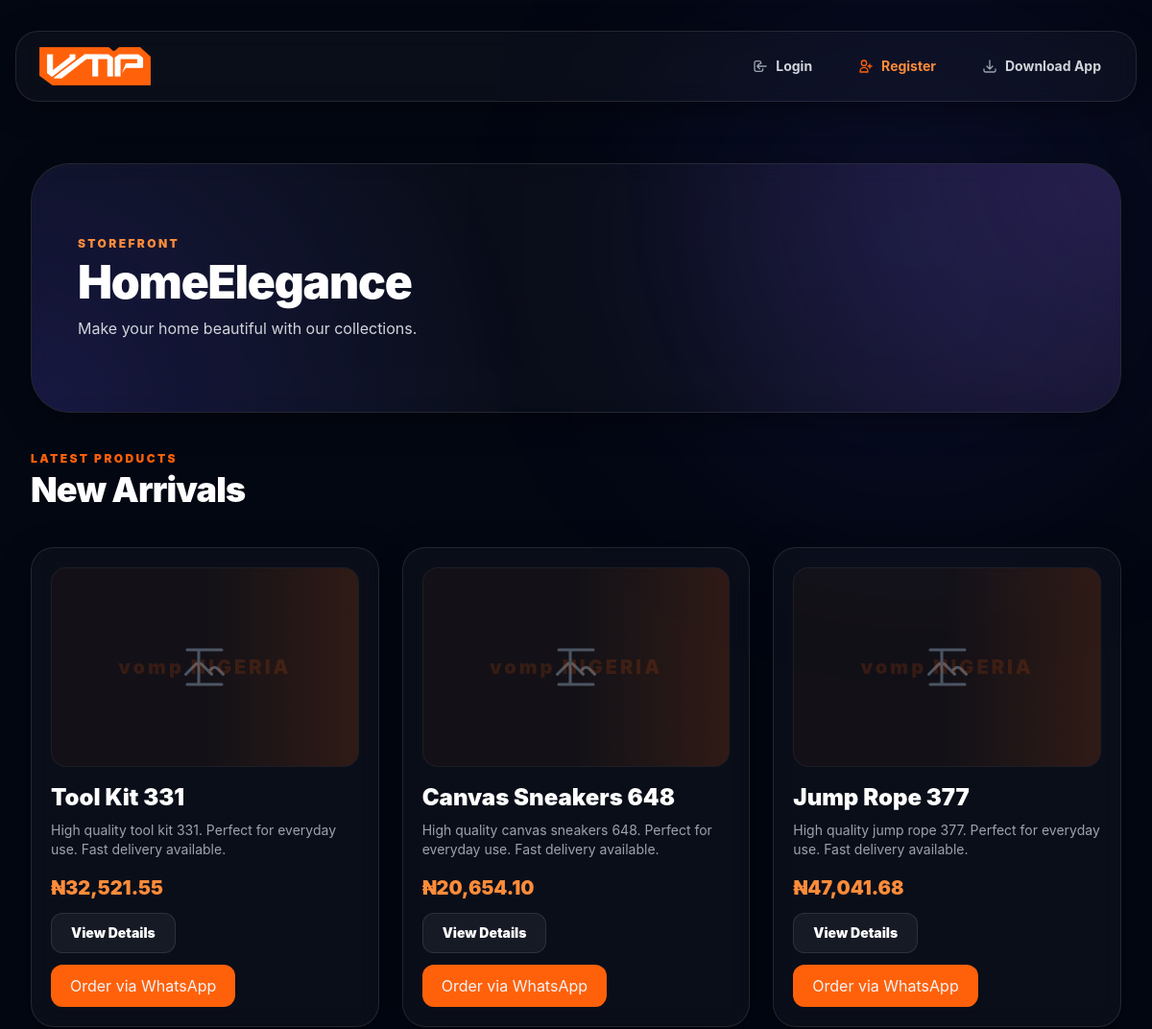
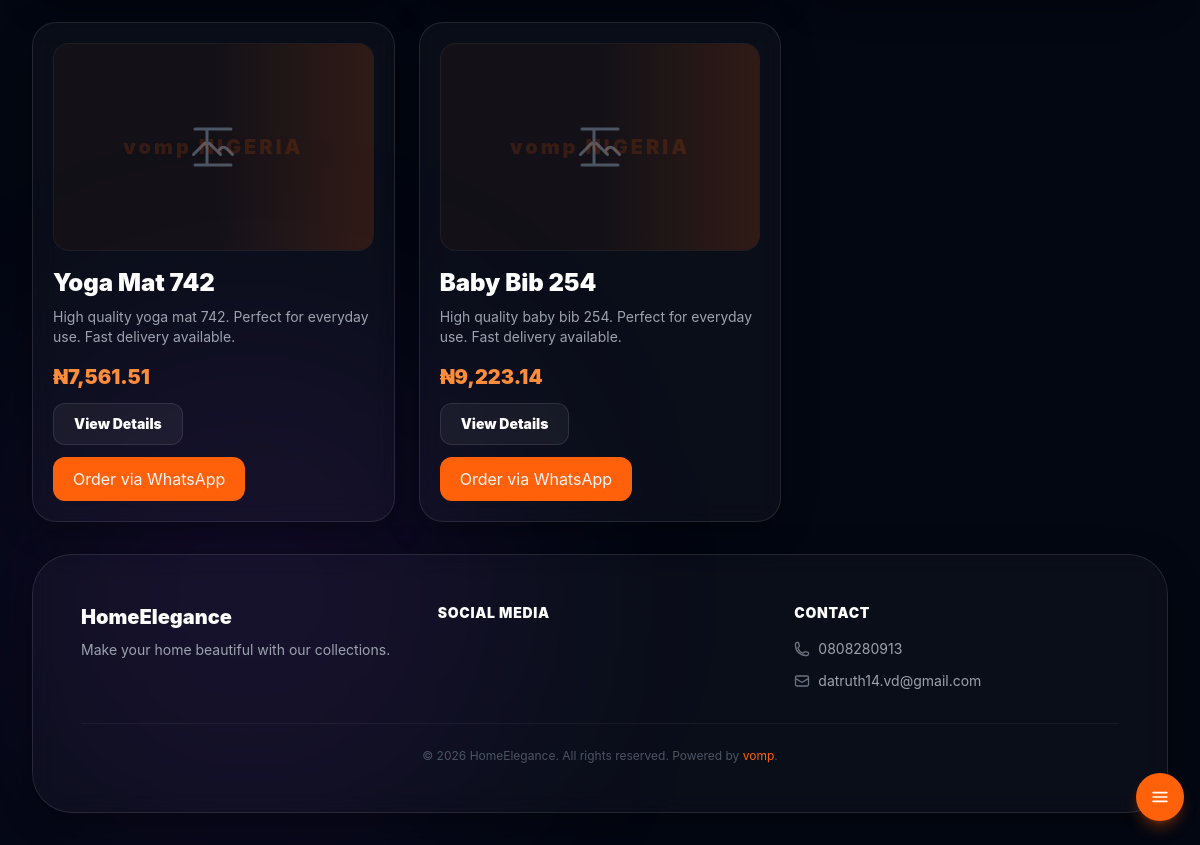
/store/homeelegance, run on the app's committed database (2 pictures, top to bottom).
### tables this page shows
CREATE TABLE stores (
    id TEXT PRIMARY KEY,
    name TEXT NOT NULL,
    slug TEXT UNIQUE NOT NULL,
    description TEXT,
    owner_id TEXT NOT NULL,
    contact_phone TEXT,
    contact_email TEXT,
    logo_url TEXT,
    hero_image_url TEXT,
    hero_color TEXT DEFAULT '#4f46e5',
    accent_color TEXT DEFAULT '#8b5cf6',
    token_balance INTEGER DEFAULT 50,
    plan TEXT DEFAULT 'free',
    is_active INTEGER DEFAULT 1,
    created_at DATETIME DEFAULT CURRENT_TIMESTAMP,
    updated_at DATETIME DEFAULT CURRENT_TIMESTAMP, 
    bg_color TEXT DEFAULT '#030712', 
    social_facebook TEXT, 
    social_instagram TEXT, 
    social_twitter TEXT, 
    social_tiktok TEXT, 
    social_youtube TEXT,
    FOREIGN KEY (owner_id) REFERENCES users(id) ON DELETE CASCADE
);

CREATE TABLE products (
    id TEXT PRIMARY KEY,
    name TEXT NOT NULL,
    price REAL NOT NULL,
    description TEXT,
    media_url TEXT,
    media_type TEXT DEFAULT 'image',
    is_available INTEGER DEFAULT 1,
    store_id TEXT NOT NULL,
    created_at DATETIME DEFAULT CURRENT_TIMESTAMP,
    updated_at DATETIME DEFAULT CURRENT_TIMESTAMP, 
    category TEXT DEFAULT 'Others', 
    product_condition TEXT DEFAULT 'Brand-New', 
    location TEXT,
    FOREIGN KEY (store_id) REFERENCES stores(id) ON DELETE CASCADE
);

### index.php (called while the page is built, shortened)
<?php
require_once 'backend/Store.php';
$uri = parse_url($_SERVER['REQUEST_URI'], PHP_URL_PATH);
$requestPath = trim(str_replace('/index.php', '', $uri), '/');
$requestPath = ltrim($requestPath, '/') ?: '';
$segments = $requestPath === '' ? [] : explode('/', $requestPath);
$method = $_SERVER['REQUEST_METHOD'];
if ($method === 'GET') {
    switch (true) {
            ?>
            <?php
        case count($segments) === 2 && $segments[0] === 'store':
            $storeSlug = $segments[1];
            $storeBundle = store_get_with_products($storeSlug);
            $store = $storeBundle['store'];
            $products = $storeBundle['products'];
            include 'frontend/storefront.php';
            break;
    }
} else if ($method === 'POST') {
    switch ($requestPath) {
        case 'api/register':
        case 'api/register.php':
            include 'api/register.php';
            exit;
        case 'api/login':
        case 'api/login.php':
            include 'api/login.php';
            exit;
        case 'api/products':
        case 'api/products.php':
            include 'api/products.php';
            exit;
        case 'api/settings':
        case 'api/settings.php':
            include 'api/settings.php';
            exit;
        case 'api/tokens/purchase':
        case 'api/tokens/purchase.php':
        case 'api/tokens_purchase.php':
            include 'api/tokens_purchase.php';
            exit;
        case 'api/store-create':
        case 'api/store_create.php':
            include 'api/store_create.php';
            exit;
        case 'api/profile':
        case 'api/profile.php':
            include 'api/profile.php';
            exit;
        case 'api/upgrade':
            require_once __DIR__ . '/backend/Database.php';
            require_once __DIR__ . '/backend/Auth.php';
            require_once __DIR__ . '/backend/Token.php';
            header('Content-Type: application/json');
            $currentUser = auth_get_current_user();
            if (!$currentUser) {
                http_response_code(401);
                echo json_encode(['success' => false, 'error' => 'Not authenticated']);
                exit;
            }
            $input = json_decode(file_get_contents('php://input'), true);
            $storeSlug = $input['storeSlug'] ?? '';
            $storeId = null;
            if ($storeSlug) {
                require_once __DIR__ . '/backend/Store.php';
                $store = store_get_by_slug_for_owner($storeSlug, $currentUser['id']);
                $storeId = $store ? $store['id'] : null;
            }
            $result = token_upgrade_to_premium($currentUser['id'], $storeId);
            echo json_encode($result);
            exit;
        default:
            http_response_code(404);
            echo json_encode(['error' => 'API endpoint not found']);
            exit;
    }
}
include 'frontend/layout.php';

### backend/Store.php (called while the page is built, shortened)
<?php
function store_get_by_slug($slug)
{
    $db = db_get_connection();
    $stmt = $db->prepare('SELECT * FROM stores WHERE slug = ? AND is_active = 1');
    $stmt->execute([$slug]);
    return $stmt->fetch(PDO::FETCH_ASSOC);
}
function store_get_with_products($slug)
{
    $store = store_get_by_slug($slug);
    $db = db_get_connection();
    $stmt = $db->prepare('SELECT * FROM products WHERE store_id = ? AND is_available = 1 ORDER BY created_at DESC');
    $stmt->execute([$store['id']]);
    $products = $stmt->fetchAll(PDO::FETCH_ASSOC);
    return [
        'store' => $store,
        'products' => $products,
    ];
}

### frontend/storefront.php (the view, shortened to what this page needs)
<section class="py-8 space-y-10">
    <header class="glass-morphism rounded-[2.5rem] p-8 md:p-12 border border-white/10 overflow-hidden relative min-h-[260px] flex items-center">
        <?php if (!empty($store['hero_image_url'])): ?>
            <div class="absolute inset-0 bg-cover bg-center" style="background-image: url('<?php echo htmlspecialchars($store['hero_image_url']); ?>');"></div>
            <div class="absolute inset-0 bg-gradient-to-t from-gray-950 via-gray-950/70 to-transparent"></div>
        <?php else: ?>
            <div class="absolute inset-0 opacity-20" style="background: radial-gradient(circle at top right, <?php echo htmlspecialchars($store['accent_color'] ?? '#8b5cf6'); ?>, transparent 45%), radial-gradient(circle at bottom left, <?php echo htmlspecialchars($store['hero_color'] ?? '#4f46e5'); ?>, transparent 45%);"></div>
        <?php endif; ?>
        <div class="relative z-10 w-full">
            <p class="text-xs uppercase tracking-[0.2em] font-black text-[#ff8c3a] mb-2">Storefront</p>
            <h1 class="text-5xl font-black text-white tracking-tight mb-3"><?php echo htmlspecialchars($store['name']); ?></h1>
            <p class="text-gray-300 max-w-2xl"><?php echo htmlspecialchars($store['description'] ?: 'Browse products and order directly via WhatsApp.'); ?></p>
        </div>
    </header>
    <div class="mb-6">
        <p class="text-xs uppercase tracking-[0.2em] font-black text-[#ff610a] mb-1">Latest Products</p>
        <h2 class="text-3xl md:text-4xl font-black text-white tracking-tight">New Arrivals</h2>
    </div>
    <div class="grid grid-cols-1 md:grid-cols-2 lg:grid-cols-3 gap-6">
        <?php foreach ($products as $product): ?>
            <article class="glass-morphism rounded-3xl p-5 border border-white/10 flex flex-col gap-4">
                <div class="h-52 rounded-2xl overflow-hidden skeleton-box border border-white/5">
                    <?php if (!empty($product['media_url'])): ?>
                        <img src="<?php echo htmlspecialchars($product['media_url']); ?>" alt="<?php echo htmlspecialchars($product['name']); ?>" class="img-skeleton w-full h-full object-cover" onload="this.parentElement.classList.remove('skeleton-box');this.classList.add('loaded')">
                    <?php else: ?>
                        <div class="w-full h-full flex items-center justify-center text-gray-600">
                            <svg class="w-12 h-12" fill="none" stroke="currentColor" stroke-width="1.5" viewBox="0 0 24 24">
                                <path stroke-linecap="round" stroke-linejoin="round" d="M2.25 15.75l5.159-5.159a2.25 2.25 0 013.182 0l5.159 5.159m-1.5-1.5l1.409-1.409a2.25 2.25 0 013.182 0l2.909 2.909M3 3h18M3 21h18M9 3v18" />
                            </svg>
                        </div>
                    <?php endif; ?>
                </div>
                <div>
                    <h3 class="text-2xl font-black text-white"><?php echo htmlspecialchars($product['name']); ?></h3>
                    <p class="text-gray-400 text-sm mt-2"><?php echo htmlspecialchars($product['description'] ?: ''); ?></p>
                </div>
                <div class="mt-auto flex flex-col gap-3">
                    <p class="text-[#ff8c3a] font-black text-xl">₦<?php echo number_format((float) $product['price'], 2); ?></p>
                    <div class="flex flex-wrap gap-3">
                        <a href="/store/<?php echo htmlspecialchars($store['slug']); ?>/<?php echo htmlspecialchars($product['id']); ?>" class="px-5 py-2.5 rounded-xl bg-white/5 border border-white/10 text-white font-black text-sm hover:bg-white/10 transition-all">View Details</a>
                        <button class="bg-[#ff610a] px-5 py-2.5 rounded-xl order-btn" data-store="<?php echo htmlspecialchars($store['slug']); ?>" data-product="<?php echo htmlspecialchars($product['id']); ?>">Order via WhatsApp</button>
                    </div>
                </div>
            </article>
        <?php endforeach; ?>
    </div>
</section>
<footer class="glass-morphism rounded-[2.5rem] p-8 md:p-12 border border-white/10">
    <div class="grid grid-cols-1 md:grid-cols-3 gap-8">
        <div>
            <h3 class="text-xl font-black text-white mb-2"><?php echo htmlspecialchars($store['name']); ?></h3>
            <p class="text-gray-400 text-sm leading-relaxed max-w-md"><?php echo htmlspecialchars($store['description'] ?: ''); ?></p>
        </div>
        <div>
            <h4 class="text-white font-black text-sm uppercase tracking-wider mb-4">Social Media</h4>
        </div>
        <div>
            <h4 class="text-white font-black text-sm uppercase tracking-wider mb-4">Contact</h4>
            <ul class="space-y-3 text-sm text-gray-400">
                <?php if (!empty($store['contact_phone'])): ?>
                    <li class="flex items-center gap-2">
                        <a href="tel:<?php echo htmlspecialchars($store['contact_phone']); ?>" class="hover:text-white transition-colors"><?php echo htmlspecialchars($store['contact_phone']); ?></a>
                    </li>
                <?php endif; ?>
                <?php if (!empty($store['contact_email'])): ?>
                    <li class="flex items-center gap-2">
                        <a href="mailto:<?php echo htmlspecialchars($store['contact_email']); ?>" class="hover:text-white transition-colors"><?php echo htmlspecialchars($store['contact_email']); ?></a>
                    </li>
                <?php endif; ?>
            </ul>
        </div>
    </div>
    <div class="mt-8 pt-6 border-t border-white/5 text-center text-xs text-gray-600">
        &copy; <?php echo date('Y'); ?> <?php echo htmlspecialchars($store['name']); ?>. All rights reserved. Powered by <a href="/" class="text-[#ff610a] hover:underline">vomp</a>.
    </div>
</footer>

### assets/theme.css (style rules this page uses)
* { box-sizing: border-box; }
html { -webkit-font-smoothing: antialiased; -moz-osx-font-smoothing: grayscale; scroll-behavior: smooth; }
body { font-family: Inter, system-ui, -apple-system, Segoe UI, Roboto, sans-serif; background-color: #030712; color: #f9fafb; overflow-x: hidden; }
.glass-morphism { background: rgba(255, 255, 255, 0.03); backdrop-filter: blur(12px); -webkit-backdrop-filter: blur(12px); border: 1px solid rgba(255, 255, 255, 0.08); box-shadow: 0 8px 32px rgba(0, 0, 0, 0.37); }
.skeleton-box { position: relative; overflow: hidden; background: rgba(255, 97, 10, 0.04); }
.skeleton-box::before { content: 'vomp NIGERIA'; position: absolute; inset: 0; display: flex; align-items: center; justify-content: center; font-size: clamp(0.875rem, 3vw, 1.25rem); font-weight: 900; letter-spacing: 0.15em; color: rgba(255, 97, 10, 0.15); z-index: 1; pointer-events: none; }
.skeleton-box::after { content: ''; position: absolute; inset: 0; background: linear-gradient(90deg, transparent 25%, rgba(255, 97, 10, 0.12) 50%, transparent 75%); background-size: 200% 100%; animation: skeleton-shimmer 1.8s ease-in-out infinite; z-index: 2; }

### data on the page
stores: name "HomeElegance", description "Make your home beautiful with our collections.", contact_phone "0808280913", contact_email "datruth14.vd@gmail.com"
products: name "Tool Kit 331", description "High quality tool kit 331. Perfect for everyday use. Fast delivery available.", price "32,521.55"
products: name "Canvas Sneakers 648", description "High quality canvas sneakers 648. Perfect for everyday use. Fast delivery available.", price "20,654.10"
products: name "Jump Rope 377", description "High quality jump rope 377. Perfect for everyday use. Fast delivery available.", price "47,041.68"
products: name "Yoga Mat 742", description "High quality yoga mat 742. Perfect for everyday use. Fast delivery available.", price "7,561.51"
products: name "Baby Bib 254", description "High quality baby bib 254. Perfect for everyday use. Fast delivery available.", price "9,223.14"
